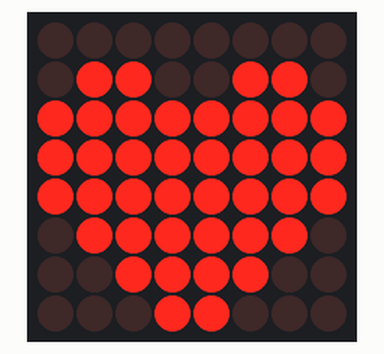
This sketch was run on a simulated ESP32. Shown: 8×8 LED matrix. Wiring (inferred from the names in the program): LED matrix (orientation assumed): rows GPIO 13, GPIO 25, GPIO 2, GPIO 27, GPIO 23, GPIO 4, GPIO 22, GPIO 18; columns GPIO 26, GPIO 21, GPIO 19, GPIO 12, GPIO 5, GPIO 14, GPIO 33, GPIO 32.

Above: at 0.1 s.

The sketch:

2.display_image.ino
```cpp
/*
  该程序的作用是在点阵屏上显示图案
  在线文档：https://docs.geeksman.com/esp32/Arduino/22.esp32-arduino-led-matrix.html
*/

// 定义图案逻辑数组
int hex_array[8] = {0x00,0x66,0xFF,0xFF,0xFF,0x7E,0x3C,0x18};

// 定义行引脚数组
int row_array[8] = {13, 25, 2, 27, 23, 4, 22, 18};
// 定义列引脚数组
int col_array[8] = {26, 21, 19, 12, 5, 14, 33, 32};


void setup() {
  // 设置串口波特率
  Serial.begin(9600);

  // 配置行引脚，初始化为高电平
  for (int i=0;i<8;i++){
    pinMode(row_array[i], OUTPUT);
    digitalWrite(row_array[i], HIGH);
  }

  // 配置列引脚，初始化为低电平
  for (int i=0;i<8;i++) {
    pinMode(col_array[i], OUTPUT);
    digitalWrite(col_array[i], LOW);
  }
}

void loop() {
  for (int i=0;i<8;i++) {
    for (int j=0;j<8;j++) {
//      Serial.print(bitRead(hex_array[i], j));
      digitalWrite(col_array[j], bitRead(hex_array[i], j));
    }
    digitalWrite(row_array[i], LOW);
    delay(1);
    digitalWrite(row_array[i], HIGH);
//    Serial.println();
//    delay(1000);
  }
//  Serial.println();
}
```
